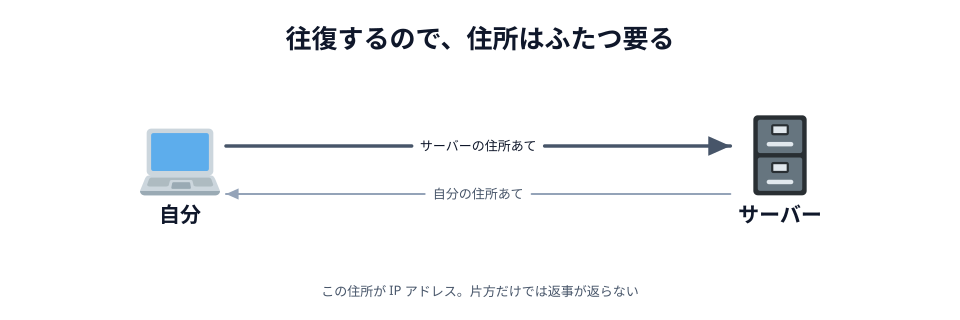

This figure's Python source:
# 01-ip.svg
# スキーマ: CYCLE（行って、返ってくる）
# 往復するので、住所は相手のぶんと自分のぶんの 2 つ要る、を見せる

import sys

sys.path.insert(0, "/Users/seekseep/.claude/skills/genfig")
from genfig import Canvas

c = Canvas(960, 320)
c.text(480, 48, "往復するので、住所はふたつ要る", scale="xl")

me = c.node(180, 170, "自分", emoji_cp="1f4bb")
server = c.node(780, 170, "サーバー", emoji_cp="1f5c4")

c.link(me, server, label="サーバーの住所あて", label_scale="sm", offset=24)
c.link(server, me, label="自分の住所あて", label_scale="sm", primary=False, offset=24)

c.text(480, 296, "この住所が IP アドレス。片方だけでは返事が返らない", scale="sm")

c.save("01-ip.svg")
